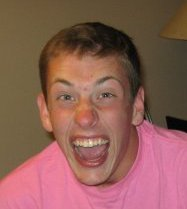
%> input picture bryan.jpg, 187 x 209 px
$ octave example2.m   (GNU Octave 9; MATLAB toolbox functions it lacks are replaced by stand-ins)
%> lines starting %> are read from the running program, lines starting %| are printed output that depends on the picture
### morphImage.m
function morphImage(img1,img2, cp1,cp2, n_step, output_name,kernel)

% Find the values of the weights.
N = size(cp1, 1);
maxSz = max(size(img1), size(img2));

sz1 = size(img1);
Isz = maxSz - sz1;
pad_images1 = padarray(img1, [max(Isz(1), 0) max(Isz(2), 0)], 'post');
sz2 = size(img2);
Isz = maxSz - sz2;
pad_images2 = padarray(img2, [max(Isz(1), 0) max(Isz(2), 0)], 'post');

[height, width, ~] = size(pad_images1);

% Scale down to 0.0 - 1.0 range
cp1(:,1) = cp1(:,1) / width;
cp1(:,2) = cp1(:,2) / height;
cp2(:,1) = cp2(:,1) / width;
cp2(:,2) = cp2(:,2) / height;

% Create an interpolated x and y
steps = 1/(n_step + 1);

% Compare each of the images with all others.
x1 = cp1(:,1);
y1 = cp1(:,2);

x2 = cp2(:,1);
y2 = cp2(:,2);

len = length(steps:steps:0.99);
tic;
num = 0;
for t=steps:steps:0.99
    num = num + 1;
    disp(['t=' mat2str(t,5) ', ' int2str(num) '/' int2str(len)]);
    % Interpolate control points.
    yt = (1 - t) * y1 + t * y2;
    xt = (1 - t) * x1 + t * x2;

    %kernel = @(s) ( exp( -kw * (s * s) ) );

    % Calculate weights
    k1 = computeWeights( yt, xt, y1, x1, kernel);
    k2 = computeWeights( yt, xt, y2, x2, kernel);

    % Generate new morphed images
    I1 = interpolateImage( yt, xt, k1, pad_images1, kernel);

    I2 = interpolateImage( yt, xt, k2, pad_images2, kernel);

    % Interpolate images and write.
    If = (1 - t) * I1 + t * I2;

    imwrite(If, [output_name '_' mat2str(t,5) '.png']);
end
toc

### computeWeights.m
function k = computeWeights( y, x, y_prime, x_prime, kernel)

N = size( x, 1 );

% Radial basis function (part)
B = zeros(N);   %%%%%%% Thin-plate splines
for i=1:N
    s = bsxfun(@minus, [y x], [y(i) x(i)]);
    s = sqrt(sum(s.*s, 2));
    ind = find(s~=0);
    B(:,i) = kernel(s);
end

% Linear portion.
top = [y' 0 0 0; x' 0 0 0; ones(N,1)' 0 0 0];
right(:,1) = x;
right(:,2) = y;
right(:,3) = ones(N,1);

B = [top; B right];

% Solve the linear equation.
bi = [0; 0; 0; y_prime; 0; 0; 0; x_prime];

k = [B zeros(N+3); zeros(N+3) B]\bi;

end

### interpolateImage.m
function [ output ] = interpolateImage( cy, cx, k, I, kernel)

[height, width, channels] = size( I );
output = zeros( height, width, channels );

N = size(cx,1);
% For each pixel in the final image...

temp = zeros(height, width);
[py, px] = find(temp==0);
pos = [py/height px/width];
dist = zeros(size(px,1), size(cy,1));
for i=1:size(cy,1)
    ds = bsxfun(@minus, pos, [cy(i) cx(i)]) ;
    ds = sqrt(sum(ds.^2,2));
    dist(:,i) = ds;
end
dist = kernel(dist);
npos1 = dist*k(1:N);                                                   %sum(bsxfun(@times, dist, k(1:N)'),2);
npos2 = dist*k(N+4:2*N+3);                                             %sum(bsxfun(@times, dist, k(N+4:2*N+3)'),2);
npos1 = npos1 + k(N+1)*pos(:,2) + k(N+2) * pos(:,1)  + k(N+3);         %npos(1) = npos(1) + k(N+1) * x + k(N+2) * y + k(N+3);
npos2 = npos2 + k(N+N+4)*pos(:,2)  + k(N+N+5) * pos(:,1)  + k(N+N+6);  %npos(2) = npos(2) + k(N+N+4) * x + k(N+N+5) * y + k(N+N+6);
npos1 = npos1*height;
npos2 = npos2*width;

idx = find(((npos1<height).*(npos1>1).*(npos2<width).*(npos2>1))>0);   %ntersect(intersect(find(npos1<=height)&&(npos1>0))),find(npos2<=width&&npos1>0));
tx = zeros(size(npos1));
ty = zeros(size(npos1));
tx(idx) = npos1(idx) - floor(npos1(idx));
ty(idx) = npos2(idx) - floor(npos2(idx));

tx = reshape(tx',[height, width]);
ty = reshape(ty',[height, width]);

yval = [floor(npos1) ceil(npos1)];
xval = [floor(npos2) ceil(npos2)];

ind1 = sub2ind([height, width], yval(idx,1), xval(idx,1));
ind2 = sub2ind([height, width], yval(idx,1), xval(idx,2));
ind3 = sub2ind([height, width], yval(idx,2), xval(idx,1));
ind4 = sub2ind([height, width], yval(idx,2), xval(idx,2));

for d = 1:channels
    imm = double(I(:,:,d));
    v1 = imm;
    v2 = imm;
    imm1 = imm(ind1).*(1-tx(idx)) + imm(ind2).*tx(idx);
    imm2 = imm(ind3).*(1-tx(idx)) + imm(ind4).*tx(idx);
    v1(idx) = imm1;
    v2(idx) = imm2;
    output(:,:,d) = v1 .* (1 - ty) + v2 .* ty;
end
% Scale it back down for visualization.
output = ((output)/(max(output(:))));

end

### thin_plate_spline.m
function [ output ] = thin_plate_spline( s )

ind = find(s~=0);
output = zeros(size(s));
output(ind) = s(ind) .* s(ind) .* log(s(ind));


end

### example2.m
clear;
close all;

I1 = imread('bryan.jpg');     %% read the first image
%> I1 is the input picture: size 209x187x3 uint8; mean R, G, B 140.2, 94.2, 84.8
I2 = imread('jim2.jpg');     %% read the second image
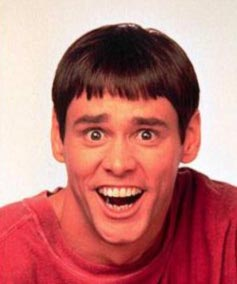
%> input picture jim2.jpg, 237 x 284 px
%> I2 is the input picture: size 284x237x3 uint8; mean R, G, B 191.8, 121.3, 119
output_name = 'brycarrey';
load('brycarrey.mat');             %% Point Correspondence
figure(1);
subplot(1,2,1);
hold on;
imshow(I1);
subplot(1,2,1);
plot(cp1(:,1),cp1(:,2),'go');
subplot(1,2,2);
imshow(I2);
hold on;
plot(cp2(:,1),cp2(:,2),'*');
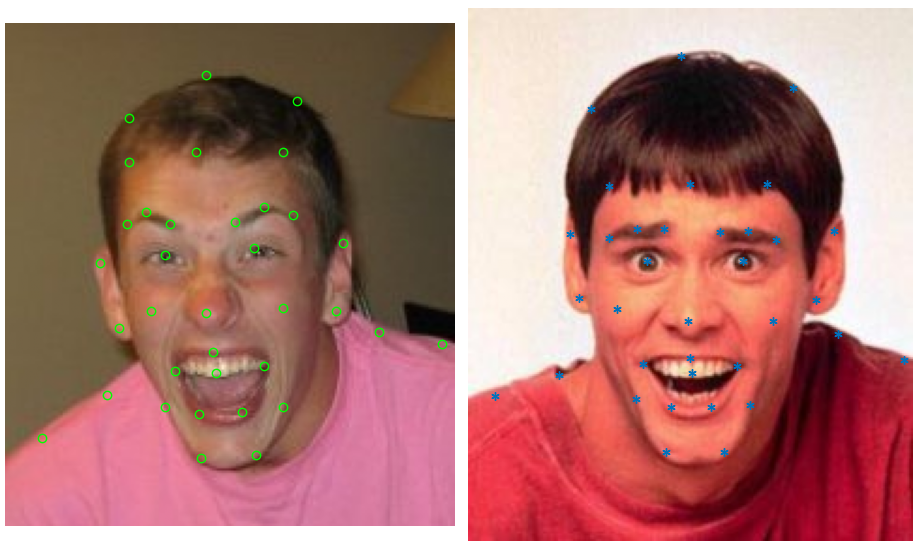
%> figure redrawn from the program's plot data, 2 panels

n_step = 3;

kernel = @thin_plate_spline;

morphImage(I1,I2, cp1,cp2, n_step, output_name,kernel);
%> in morphImage, `pad_images1 = padarray(img1, [max(Isz(1), 0) max(Isz(2), 0)], 'post');`:
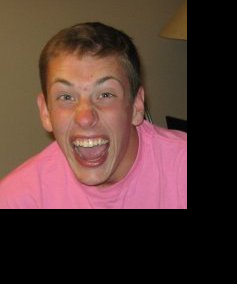
%> pad_images1: size 284x237x3 uint8; mean R, G, B 81.4, 54.7, 49.2
%> the loop in morphImage, `for t=steps:steps:0.99` made 3 passes
%> pass 1, in morphImage, `I1 = interpolateImage( yt, xt, k1, pad_images1, kernel);`:
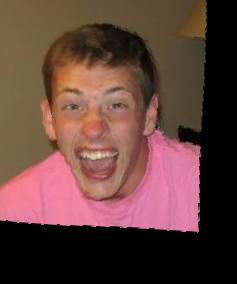
%> I1: size 284x237x3 double; mean R, G, B 0.386, 0.259, 0.234
%> pass 1, in morphImage, `I2 = interpolateImage( yt, xt, k2, pad_images2, kernel);`:
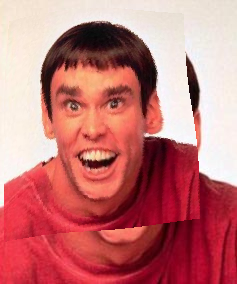
%> I2: size 284x237x3 double; mean R, G, B 0.771, 0.463, 0.466
%> pass 1, in morphImage, `If = (1 - t) * I1 + t * I2;`:
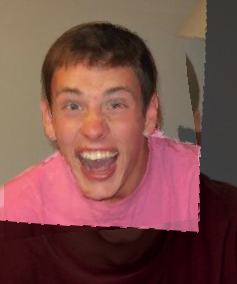
%> If: size 284x237x3 double; mean R, G, B 0.482, 0.31, 0.292
%> after the loop in morphImage, `for t=steps:steps:0.99`: num = 3
